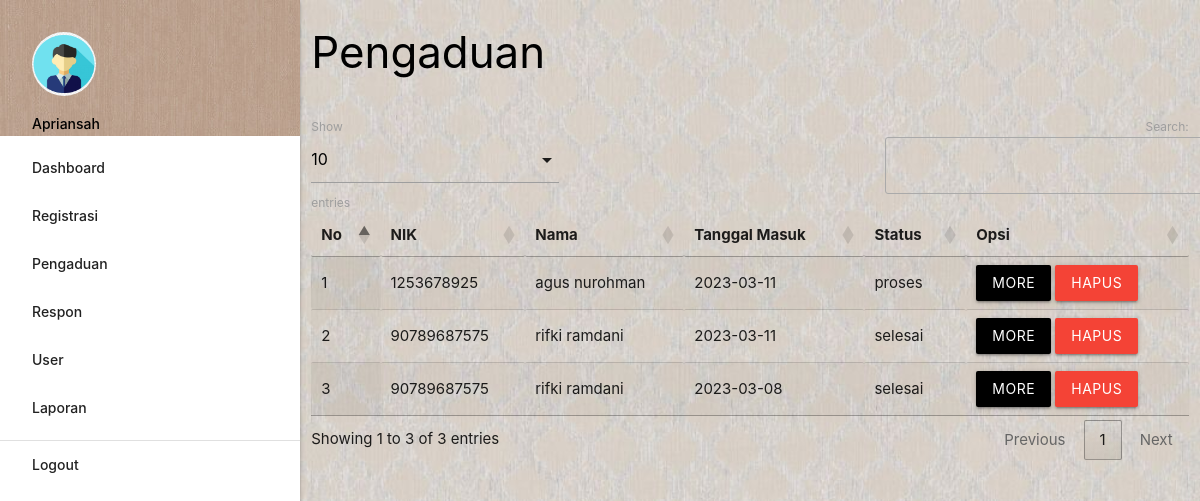
Screenshot of /admin/index.php?p=pengaduan (signed in) with the database file from the repository.
### tables this page shows
CREATE TABLE `pengaduan` (
  `id_pengaduan` int(11) NOT NULL,
  `tgl_pengaduan` date NOT NULL,
  `nik` char(16) NOT NULL,
  `isi_laporan` text NOT NULL,
  `foto` varchar(255) NOT NULL,
  `status` enum('proses','selesai') NOT NULL
);

CREATE TABLE `masyarakat` (
  `nik` varchar(16) NOT NULL,
  `nama` varchar(35) NOT NULL,
  `username` varchar(25) NOT NULL,
  `password` varchar(255) NOT NULL,
  `telp` varchar(13) NOT NULL
);

### admin/pengaduan.php (the view, shortened to what this page needs)
       <div class="row">
         <div class="col s12 m9">
           <h3 class="black-text">Pengaduan</h3>
         </div>
       </div>
       <table id="example" class="display responsive-table" style="width:100%">
         <thead>
             <tr>
			<th>No</th>
			<th>NIK</th>
			<th>Nama</th>
			<th>Tanggal Masuk</th>
			<th>Status</th>
			<th>Opsi</th>
             </tr>
         </thead>
         <tbody>
<?php
	$no=1;
	$query = mysqli_query($koneksi,"SELECT * FROM pengaduan INNER JOIN masyarakat ON pengaduan.nik=masyarakat.nik ORDER BY pengaduan.id_pengaduan DESC");
	while ($r=mysqli_fetch_assoc($query)) { ?>
	<tr>
		<td><?php echo $no++; ?></td>
		<td><?php echo $r['nik']; ?></td>
		<td><?php echo $r['nama']; ?></td>
		<td><?php echo $r['tgl_pengaduan']; ?></td>
		<td><?php echo $r['status']; ?></td>
		<td><a class="btn modal-trigger black
		" href="#more?id_pengaduan=<?php echo $r['id_pengaduan'] ?>">More</a>  <a class="btn red" onclick="return confirm('Anda Yakin Ingin Menghapus Y/N')" href="index.php?p=pengaduan_hapus&id_pengaduan=<?php echo $r['id_pengaduan'] ?>">Hapus</a></td>
	</tr>
           <?php  }
            ?>
         </tbody>
       </table>

### rows the page displays
pengaduan: masyarakat.nik "1253678925", masyarakat.nama "agus nurohman", tgl_pengaduan "2023-03-11", status "proses"
pengaduan: masyarakat.nik "90789687575", masyarakat.nama "rifki ramdani", tgl_pengaduan "2023-03-11", status "selesai"
pengaduan: masyarakat.nik "90789687575", masyarakat.nama "rifki ramdani", tgl_pengaduan "2023-03-08", status "selesai"

### other values shown
$_SESSION['data']['nama_petugas'] "Apriansah"
